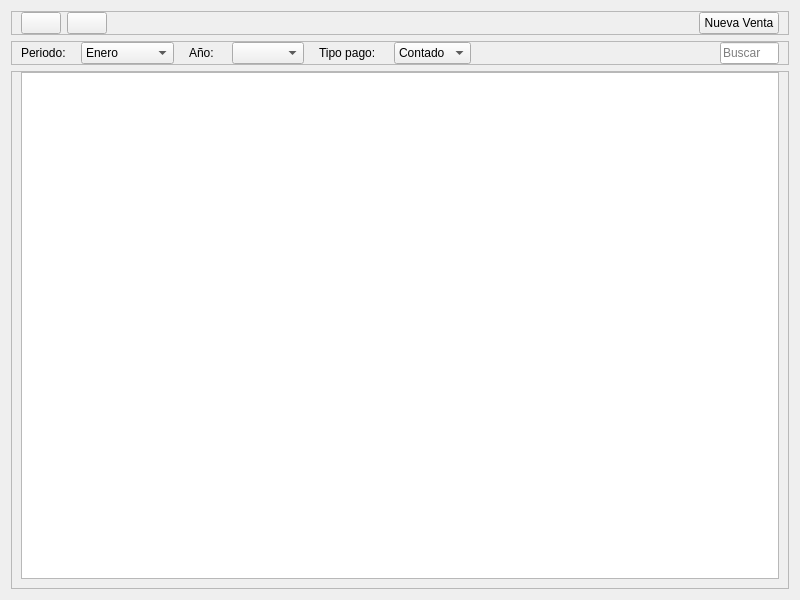
<?xml version="1.0" encoding="UTF-8"?>
<ui version="4.0">
 <class>CommercialMainView</class>
 <widget class="QWidget" name="CommercialMainView">
  <property name="geometry">
   <rect>
    <x>0</x>
    <y>0</y>
    <width>800</width>
    <height>600</height>
   </rect>
  </property>
  <property name="sizePolicy">
   <sizepolicy hsizetype="Expanding" vsizetype="Expanding">
    <horstretch>0</horstretch>
    <verstretch>0</verstretch>
   </sizepolicy>
  </property>
  <property name="windowTitle">
   <string>CommercialMainView</string>
  </property>
  <property name="styleSheet">
   <string notr="true"/>
  </property>
  <layout class="QVBoxLayout" name="verticalLayout" stretch="0,0,9">
   <item>
    <widget class="QFrame" name="menuBar">
     <property name="maximumSize">
      <size>
       <width>16777215</width>
       <height>9999999</height>
      </size>
     </property>
     <property name="frameShape">
      <enum>QFrame::Shape::StyledPanel</enum>
     </property>
     <property name="frameShadow">
      <enum>QFrame::Shadow::Raised</enum>
     </property>
     <property name="lineWidth">
      <number>1</number>
     </property>
     <property name="class" stdset="0">
      <string>navBar</string>
     </property>
     <layout class="QHBoxLayout" name="horizontalLayout">
      <property name="spacing">
       <number>6</number>
      </property>
      <property name="topMargin">
       <number>0</number>
      </property>
      <property name="bottomMargin">
       <number>0</number>
      </property>
      <item>
       <widget class="NavTabItem" name="salesTab">
        <property name="text">
         <string/>
        </property>
        <property name="title" stdset="0">
         <string>Ventas</string>
        </property>
       </widget>
      </item>
      <item>
       <widget class="NavTabItem" name="collectionsTab">
        <property name="text">
         <string/>
        </property>
        <property name="title" stdset="0">
         <string>Cobranza</string>
        </property>
       </widget>
      </item>
      <item>
       <spacer name="horizontalSpacer">
        <property name="orientation">
         <enum>Qt::Orientation::Horizontal</enum>
        </property>
        <property name="sizeHint" stdset="0">
         <size>
          <width>40</width>
          <height>20</height>
         </size>
        </property>
       </spacer>
      </item>
      <item>
       <widget class="QPushButton" name="newSaleButton">
        <property name="text">
         <string>Nueva Venta</string>
        </property>
        <property name="class" stdset="0">
         <string>primary</string>
        </property>
       </widget>
      </item>
     </layout>
    </widget>
   </item>
   <item>
    <widget class="QFrame" name="filterBar">
     <property name="frameShape">
      <enum>QFrame::Shape::StyledPanel</enum>
     </property>
     <property name="frameShadow">
      <enum>QFrame::Shadow::Raised</enum>
     </property>
     <property name="lineWidth">
      <number>1</number>
     </property>
     <property name="class" stdset="0">
      <string>navBar</string>
     </property>
     <layout class="QHBoxLayout" name="horizontalLayout_2" stretch="0,0,0,0,0,0,4,1">
      <property name="spacing">
       <number>15</number>
      </property>
      <property name="topMargin">
       <number>0</number>
      </property>
      <property name="bottomMargin">
       <number>0</number>
      </property>
      <item>
       <widget class="QLabel" name="label">
        <property name="text">
         <string>Periodo:</string>
        </property>
       </widget>
      </item>
      <item>
       <widget class="QComboBox" name="ComboMonth">
        <item>
         <property name="text">
          <string>Enero</string>
         </property>
        </item>
        <item>
         <property name="text">
          <string>Febrero</string>
         </property>
        </item>
        <item>
         <property name="text">
          <string>Marzo</string>
         </property>
        </item>
        <item>
         <property name="text">
          <string>Abril</string>
         </property>
        </item>
        <item>
         <property name="text">
          <string>Mayo</string>
         </property>
        </item>
        <item>
         <property name="text">
          <string>Junio</string>
         </property>
        </item>
        <item>
         <property name="text">
          <string>Julio</string>
         </property>
        </item>
        <item>
         <property name="text">
          <string>Agosto</string>
         </property>
        </item>
        <item>
         <property name="text">
          <string>Septiembre</string>
         </property>
        </item>
        <item>
         <property name="text">
          <string>Octubre</string>
         </property>
        </item>
        <item>
         <property name="text">
          <string>Noviembre</string>
         </property>
        </item>
        <item>
         <property name="text">
          <string>Diciembre</string>
         </property>
        </item>
       </widget>
      </item>
      <item>
       <widget class="QLabel" name="label_2">
        <property name="text">
         <string>Año: </string>
        </property>
       </widget>
      </item>
      <item>
       <widget class="QComboBox" name="ComboYear"/>
      </item>
      <item>
       <widget class="QLabel" name="label_3">
        <property name="text">
         <string>Tipo pago: </string>
        </property>
       </widget>
      </item>
      <item>
       <widget class="QComboBox" name="ComboPaymentType">
        <item>
         <property name="text">
          <string>Contado</string>
         </property>
        </item>
        <item>
         <property name="text">
          <string>Crédito</string>
         </property>
        </item>
       </widget>
      </item>
      <item>
       <spacer name="horizontalSpacer_2">
        <property name="orientation">
         <enum>Qt::Orientation::Horizontal</enum>
        </property>
        <property name="sizeHint" stdset="0">
         <size>
          <width>40</width>
          <height>20</height>
         </size>
        </property>
       </spacer>
      </item>
      <item>
       <widget class="QLineEdit" name="searchBox">
        <property name="placeholderText">
         <string>Buscar</string>
        </property>
       </widget>
      </item>
     </layout>
    </widget>
   </item>
   <item>
    <widget class="QFrame" name="contentView">
     <property name="frameShape">
      <enum>QFrame::Shape::StyledPanel</enum>
     </property>
     <property name="frameShadow">
      <enum>QFrame::Shadow::Plain</enum>
     </property>
     <property name="lineWidth">
      <number>0</number>
     </property>
     <property name="class" stdset="0">
      <string>navBar</string>
     </property>
     <layout class="QVBoxLayout" name="verticalLayout_2">
      <property name="spacing">
       <number>6</number>
      </property>
      <property name="topMargin">
       <number>0</number>
      </property>
      <item>
       <widget class="QTableWidget" name="tableWidget">
        <property name="editTriggers">
         <set>QAbstractItemView::EditTrigger::NoEditTriggers</set>
        </property>
        <property name="dragDropOverwriteMode">
         <bool>false</bool>
        </property>
        <property name="sortingEnabled">
         <bool>true</bool>
        </property>
       </widget>
      </item>
     </layout>
    </widget>
   </item>
  </layout>
 </widget>
 <customwidgets>
  <customwidget>
   <class>NavTabItem</class>
   <extends>QPushButton</extends>
   <header>presentation/common/components/navtabitem.h</header>
  </customwidget>
 </customwidgets>
 <resources/>
 <connections/>
</ui>
